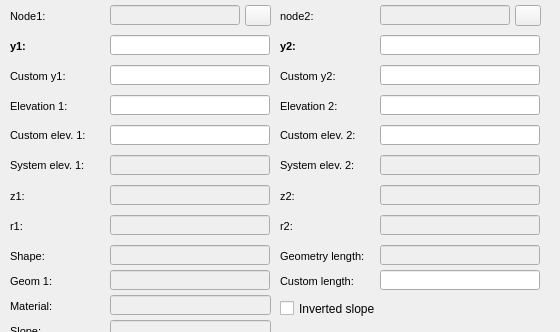
      <widget class="QWidget" name="page_6">
       <property name="geometry">
        <rect>
         <x>0</x>
         <y>0</y>
         <width>560</width>
         <height>332</height>
        </rect>
       </property>
       <attribute name="label">
        <string>Numeric information</string>
       </attribute>
       <widget class="QLabel" name="label_siphon_node_2">
        <property name="geometry">
         <rect>
          <x>280</x>
          <y>5</y>
          <width>41</width>
          <height>22</height>
         </rect>
        </property>
        <property name="font">
         <font>
          <pointsize>8</pointsize>
          <italic>false</italic>
         </font>
        </property>
        <property name="frameShape">
         <enum>QFrame::NoFrame</enum>
        </property>
        <property name="frameShadow">
         <enum>QFrame::Plain</enum>
        </property>
        <property name="text">
         <string>node2:</string>
        </property>
        <property name="textFormat">
         <enum>Qt::AutoText</enum>
        </property>
        <property name="scaledContents">
         <bool>false</bool>
        </property>
        <property name="margin">
         <number>3</number>
        </property>
       </widget>
       <widget class="QLabel" name="label_siphon_node_1">
        <property name="geometry">
         <rect>
          <x>10</x>
          <y>5</y>
          <width>41</width>
          <height>22</height>
         </rect>
        </property>
        <property name="font">
         <font>
          <pointsize>8</pointsize>
          <italic>false</italic>
         </font>
        </property>
        <property name="frameShape">
         <enum>QFrame::NoFrame</enum>
        </property>
        <property name="frameShadow">
         <enum>QFrame::Plain</enum>
        </property>
        <property name="text">
         <string>Node1:</string>
        </property>
        <property name="textFormat">
         <enum>Qt::AutoText</enum>
        </property>
        <property name="scaledContents">
         <bool>false</bool>
        </property>
        <property name="alignment">
         <set>Qt::AlignLeading|Qt::AlignLeft|Qt::AlignVCenter</set>
        </property>
        <property name="margin">
         <number>3</number>
        </property>
       </widget>
       <widget class="QLineEdit" name="siphon_node_2">
        <property name="enabled">
         <bool>false</bool>
        </property>
        <property name="geometry">
         <rect>
          <x>380</x>
          <y>5</y>
          <width>130</width>
          <height>20</height>
         </rect>
        </property>
        <property name="text">
         <string/>
        </property>
       </widget>
       <widget class="QLineEdit" name="siphon_z1">
        <property name="enabled">
         <bool>false</bool>
        </property>
        <property name="geometry">
         <rect>
          <x>110</x>
          <y>185</y>
          <width>160</width>
          <height>20</height>
         </rect>
        </property>
        <property name="font">
         <font>
          <italic>false</italic>
         </font>
        </property>
        <property name="styleSheet">
         <string notr="true"/>
        </property>
       </widget>
       <widget class="QLabel" name="label_siphon_y2">
        <property name="geometry">
         <rect>
          <x>280</x>
          <y>35</y>
          <width>21</width>
          <height>22</height>
         </rect>
        </property>
        <property name="font">
         <font>
          <pointsize>8</pointsize>
          <weight>75</weight>
          <italic>false</italic>
          <bold>true</bold>
         </font>
        </property>
        <property name="frameShape">
         <enum>QFrame::NoFrame</enum>
        </property>
        <property name="frameShadow">
         <enum>QFrame::Plain</enum>
        </property>
        <property name="text">
         <string>y2:</string>
        </property>
        <property name="textFormat">
         <enum>Qt::AutoText</enum>
        </property>
        <property name="scaledContents">
         <bool>false</bool>
        </property>
        <property name="margin">
         <number>3</number>
        </property>
       </widget>
       <widget class="QLabel" name="label_siphon_z1">
        <property name="geometry">
         <rect>
          <x>10</x>
          <y>185</y>
          <width>21</width>
          <height>22</height>
         </rect>
        </property>
        <property name="font">
         <font>
          <pointsize>8</pointsize>
          <italic>false</italic>
         </font>
        </property>
        <property name="frameShape">
         <enum>QFrame::NoFrame</enum>
        </property>
        <property name="frameShadow">
         <enum>QFrame::Plain</enum>
        </property>
        <property name="text">
         <string>z1:</string>
        </property>
        <property name="textFormat">
         <enum>Qt::AutoText</enum>
        </property>
        <property name="scaledContents">
         <bool>false</bool>
        </property>
        <property name="alignment">
         <set>Qt::AlignLeading|Qt::AlignLeft|Qt::AlignVCenter</set>
        </property>
        <property name="margin">
         <number>3</number>
        </property>
       </widget>
       <widget class="QLabel" name="label_siphon_r2">
        <property name="geometry">
         <rect>
          <x>280</x>
          <y>215</y>
          <width>21</width>
          <height>22</height>
         </rect>
        </property>
        <property name="font">
         <font>
          <pointsize>8</pointsize>
          <italic>false</italic>
         </font>
        </property>
        <property name="frameShape">
         <enum>QFrame::NoFrame</enum>
        </property>
        <property name="frameShadow">
         <enum>QFrame::Plain</enum>
        </property>
        <property name="text">
         <string>r2:</string>
        </property>
        <property name="textFormat">
         <enum>Qt::AutoText</enum>
        </property>
        <property name="scaledContents">
         <bool>false</bool>
        </property>
        <property name="margin">
         <number>3</number>
        </property>
       </widget>
       <widget class="QLabel" name="label_siphon_y1">
        <property name="geometry">
         <rect>
          <x>10</x>
          <y>35</y>
          <width>21</width>
          <height>22</height>
         </rect>
        </property>
        <property name="font">
         <font>
          <pointsize>8</pointsize>
          <weight>75</weight>
          <italic>false</italic>
          <bold>true</bold>
         </font>
        </property>
        <property name="frameShape">
         <enum>QFrame::NoFrame</enum>
        </property>
        <property name="frameShadow">
         <enum>QFrame::Plain</enum>
        </property>
        <property name="text">
         <string>y1:</string>
        </property>
        <property name="textFormat">
         <enum>Qt::AutoText</enum>
        </property>
        <property name="scaledContents">
         <bool>false</bool>
        </property>
        <property name="alignment">
         <set>Qt::AlignLeading|Qt::AlignLeft|Qt::AlignVCenter</set>
        </property>
        <property name="margin">
         <number>3</number>
        </property>
       </widget>
       <widget class="QLabel" name="label_siphon_z2">
        <property name="geometry">
         <rect>
          <x>280</x>
          <y>185</y>
          <width>21</width>
          <height>22</height>
         </rect>
        </property>
        <property name="font">
         <font>
          <pointsize>8</pointsize>
          <italic>false</italic>
         </font>
        </property>
        <property name="frameShape">
         <enum>QFrame::NoFrame</enum>
        </property>
        <property name="frameShadow">
         <enum>QFrame::Plain</enum>
        </property>
        <property name="text">
         <string>z2:</string>
        </property>
        <property name="textFormat">
         <enum>Qt::AutoText</enum>
        </property>
        <property name="scaledContents">
         <bool>false</bool>
        </property>
        <property name="margin">
         <number>3</number>
        </property>
       </widget>
       <widget class="QLineEdit" name="siphon_elev2">
        <property name="geometry">
         <rect>
          <x>380</x>
          <y>95</y>
          <width>160</width>
          <height>20</height>
         </rect>
        </property>
       </widget>
       <widget class="QLineEdit" name="siphon_r2">
        <property name="enabled">
         <bool>false</bool>
        </property>
        <property name="geometry">
         <rect>
          <x>380</x>
          <y>215</y>
          <width>160</width>
          <height>20</height>
         </rect>
        </property>
        <property name="font">
         <font>
          <italic>false</italic>
         </font>
        </property>
        <property name="styleSheet">
         <string notr="true"/>
        </property>
       </widget>
       <widget class="QLineEdit" name="siphon_r1">
        <property name="enabled">
         <bool>false</bool>
        </property>
        <property name="geometry">
         <rect>
          <x>110</x>
          <y>215</y>
          <width>160</width>
          <height>20</height>
         </rect>
        </property>
        <property name="font">
         <font>
          <italic>false</italic>
         </font>
        </property>
        <property name="styleSheet">
         <string notr="true"/>
        </property>
       </widget>
       <widget class="QLabel" name="label_siphon_r1">
        <property name="geometry">
         <rect>
          <x>10</x>
          <y>215</y>
          <width>21</width>
          <height>22</height>
         </rect>
        </property>
        <property name="font">
         <font>
          <pointsize>8</pointsize>
          <italic>false</italic>
         </font>
        </property>
        <property name="frameShape">
         <enum>QFrame::NoFrame</enum>
        </property>
        <property name="frameShadow">
         <enum>QFrame::Plain</enum>
        </property>
        <property name="text">
         <string>r1:</string>
        </property>
        <property name="textFormat">
         <enum>Qt::AutoText</enum>
        </property>
        <property name="scaledContents">
         <bool>false</bool>
        </property>
        <property name="alignment">
         <set>Qt::AlignLeading|Qt::AlignLeft|Qt::AlignVCenter</set>
        </property>
        <property name="margin">
         <number>3</number>
        </property>
       </widget>
       <widget class="QLineEdit" name="siphon_z2">
        <property name="enabled">
         <bool>false</bool>
        </property>
        <property name="geometry">
         <rect>
          <x>380</x>
          <y>185</y>
          <width>160</width>
          <height>20</height>
         </rect>
        </property>
        <property name="font">
         <font>
          <italic>false</italic>
         </font>
        </property>
        <property name="styleSheet">
         <string notr="true"/>
        </property>
       </widget>
       <widget class="QLineEdit" name="siphon_y2">
        <property name="geometry">
         <rect>
          <x>380</x>
          <y>35</y>
          <width>160</width>
          <height>20</height>
         </rect>
        </property>
       </widget>
       <widget class="QLabel" name="label_siphon_elev2">
        <property name="geometry">
         <rect>
          <x>280</x>
          <y>95</y>
          <width>71</width>
          <height>22</height>
         </rect>
        </property>
        <property name="font">
         <font>
          <pointsize>8</pointsize>
          <italic>false</italic>
         </font>
        </property>
        <property name="frameShape">
         <enum>QFrame::NoFrame</enum>
        </property>
        <property name="frameShadow">
         <enum>QFrame::Plain</enum>
        </property>
        <property name="text">
         <string>Elevation 2:</string>
        </property>
        <property name="textFormat">
         <enum>Qt::AutoText</enum>
        </property>
        <property name="scaledContents">
         <bool>false</bool>
        </property>
        <property name="margin">
         <number>3</number>
        </property>
       </widget>
       <widget class="QLabel" name="label_siphon_elev1">
        <property name="geometry">
         <rect>
          <x>10</x>
          <y>95</y>
          <width>71</width>
          <height>22</height>
         </rect>
        </property>
        <property name="font">
         <font>
          <pointsize>8</pointsize>
          <italic>false</italic>
         </font>
        </property>
        <property name="frameShape">
         <enum>QFrame::NoFrame</enum>
        </property>
        <property name="frameShadow">
         <enum>QFrame::Plain</enum>
        </property>
        <property name="text">
         <string>Elevation 1:</string>
        </property>
        <property name="textFormat">
         <enum>Qt::AutoText</enum>
        </property>
        <property name="scaledContents">
         <bool>false</bool>
        </property>
        <property name="alignment">
         <set>Qt::AlignLeading|Qt::AlignLeft|Qt::AlignVCenter</set>
        </property>
        <property name="margin">
         <number>3</number>
        </property>
       </widget>
       <widget class="QLineEdit" name="siphon_elev1">
        <property name="geometry">
         <rect>
          <x>110</x>
          <y>95</y>
          <width>160</width>
          <height>20</height>
         </rect>
        </property>
       </widget>
       <widget class="QLineEdit" name="siphon_node_1">
        <property name="enabled">
         <bool>false</bool>
        </property>
        <property name="geometry">
         <rect>
          <x>110</x>
          <y>5</y>
          <width>130</width>
          <height>20</height>
         </rect>
        </property>
        <property name="font">
         <font>
          <italic>true</italic>
         </font>
        </property>
       </widget>
       <widget class="QLineEdit" name="siphon_y1">
        <property name="geometry">
         <rect>
          <x>110</x>
          <y>35</y>
          <width>160</width>
          <height>20</height>
         </rect>
        </property>
       </widget>
       <widget class="QCheckBox" name="siphon_inverted_slope">
        <property name="geometry">
         <rect>
          <x>280</x>
          <y>300</y>
          <width>161</width>
          <height>17</height>
         </rect>
        </property>
        <property name="text">
         <string>Inverted slope</string>
        </property>
       </widget>
       <widget class="QLabel" name="label_siphon_custom_length">
        <property name="geometry">
         <rect>
          <x>280</x>
          <y>270</y>
          <width>91</width>
          <height>22</height>
         </rect>
        </property>
        <property name="font">
         <font>
          <pointsize>8</pointsize>
         </font>
        </property>
        <property name="frameShape">
         <enum>QFrame::NoFrame</enum>
        </property>
        <property name="frameShadow">
         <enum>QFrame::Plain</enum>
        </property>
        <property name="text">
         <string>Custom length:</string>
        </property>
        <property name="textFormat">
         <enum>Qt::AutoText</enum>
        </property>
        <property name="scaledContents">
         <bool>false</bool>
        </property>
        <property name="alignment">
         <set>Qt::AlignLeading|Qt::AlignLeft|Qt::AlignVCenter</set>
        </property>
        <property name="margin">
         <number>3</number>
        </property>
       </widget>
       <widget class="QLineEdit" name="siphon_custom_length">
        <property name="geometry">
         <rect>
          <x>380</x>
          <y>270</y>
          <width>160</width>
          <height>20</height>
         </rect>
        </property>
        <property name="font">
         <font>
          <italic>true</italic>
         </font>
        </property>
        <property name="text">
         <string/>
        </property>
       </widget>
       <widget class="QLineEdit" name="siphon_gis_length">
        <property name="enabled">
         <bool>false</bool>
        </property>
        <property name="geometry">
         <rect>
          <x>380</x>
          <y>245</y>
          <width>160</width>
          <height>20</height>
         </rect>
        </property>
        <property name="font">
         <font>
          <italic>false</italic>
         </font>
        </property>
        <property name="styleSheet">
         <string notr="true"/>
        </property>
        <property name="text">
         <string/>
        </property>
       </widget>
       <widget class="QLabel" name="label_siphon_geometry_length">
        <property name="geometry">
         <rect>
          <x>280</x>
          <y>245</y>
          <width>90</width>
          <height>22</height>
         </rect>
        </property>
        <property name="font">
         <font>
          <pointsize>8</pointsize>
         </font>
        </property>
        <property name="frameShape">
         <enum>QFrame::NoFrame</enum>
        </property>
        <property name="frameShadow">
         <enum>QFrame::Plain</enum>
        </property>
        <property name="text">
         <string>Geometry length:</string>
        </property>
        <property name="textFormat">
         <enum>Qt::AutoText</enum>
        </property>
        <property name="scaledContents">
         <bool>false</bool>
        </property>
        <property name="alignment">
         <set>Qt::AlignLeading|Qt::AlignLeft|Qt::AlignVCenter</set>
        </property>
        <property name="margin">
         <number>3</number>
        </property>
       </widget>
       <widget class="QLabel" name="label_siphon_shape">
        <property name="geometry">
         <rect>
          <x>10</x>
          <y>245</y>
          <width>90</width>
          <height>22</height>
         </rect>
        </property>
        <property name="font">
         <font>
          <pointsize>8</pointsize>
         </font>
        </property>
        <property name="frameShape">
         <enum>QFrame::NoFrame</enum>
        </property>
        <property name="frameShadow">
         <enum>QFrame::Plain</enum>
        </property>
        <property name="text">
         <string>Shape:</string>
        </property>
        <property name="textFormat">
         <enum>Qt::AutoText</enum>
        </property>
        <property name="scaledContents">
         <bool>false</bool>
        </property>
        <property name="alignment">
         <set>Qt::AlignLeading|Qt::AlignLeft|Qt::AlignVCenter</set>
        </property>
        <property name="margin">
         <number>3</number>
        </property>
       </widget>
       <widget class="QLineEdit" name="siphon_cat_shape">
        <property name="enabled">
         <bool>false</bool>
        </property>
        <property name="geometry">
         <rect>
          <x>110</x>
          <y>245</y>
          <width>160</width>
          <height>20</height>
         </rect>
        </property>
        <property name="font">
         <font>
          <italic>false</italic>
         </font>
        </property>
        <property name="styleSheet">
         <string notr="true"/>
        </property>
        <property name="text">
         <string/>
        </property>
       </widget>
       <widget class="QLineEdit" name="siphon_slope">
        <property name="enabled">
         <bool>false</bool>
        </property>
        <property name="geometry">
         <rect>
          <x>110</x>
          <y>320</y>
          <width>161</width>
          <height>20</height>
         </rect>
        </property>
        <property name="font">
         <font>
          <italic>false</italic>
         </font>
        </property>
        <property name="styleSheet">
         <string notr="true"/>
        </property>
        <property name="text">
         <string/>
        </property>
       </widget>
       <widget class="QLabel" name="label_siphon_slope">
        <property name="geometry">
         <rect>
          <x>10</x>
          <y>320</y>
          <width>90</width>
          <height>22</height>
         </rect>
        </property>
        <property name="font">
         <font>
          <pointsize>8</pointsize>
         </font>
        </property>
        <property name="frameShape">
         <enum>QFrame::NoFrame</enum>
        </property>
        <property name="frameShadow">
         <enum>QFrame::Plain</enum>
        </property>
        <property name="text">
         <string>Slope:</string>
        </property>
        <property name="textFormat">
         <enum>Qt::AutoText</enum>
        </property>
        <property name="scaledContents">
         <bool>false</bool>
        </property>
        <property name="alignment">
         <set>Qt::AlignLeading|Qt::AlignLeft|Qt::AlignVCenter</set>
        </property>
        <property name="margin">
         <number>3</number>
        </property>
       </widget>
       <widget class="QLabel" name="label_siphon_geom">
        <property name="geometry">
         <rect>
          <x>10</x>
          <y>270</y>
          <width>90</width>
          <height>22</height>
         </rect>
        </property>
        <property name="font">
         <font>
          <pointsize>8</pointsize>
         </font>
        </property>
        <property name="frameShape">
         <enum>QFrame::NoFrame</enum>
        </property>
        <property name="frameShadow">
         <enum>QFrame::Plain</enum>
        </property>
        <property name="text">
         <string>Geom 1:</string>
        </property>
        <property name="textFormat">
         <enum>Qt::AutoText</enum>
        </property>
        <property name="scaledContents">
         <bool>false</bool>
        </property>
        <property name="alignment">
         <set>Qt::AlignLeading|Qt::AlignLeft|Qt::AlignVCenter</set>
        </property>
        <property name="margin">
         <number>3</number>
        </property>
       </widget>
       <widget class="QLineEdit" name="siphon_cat_geom1">
        <property name="enabled">
         <bool>false</bool>
        </property>
        <property name="geometry">
         <rect>
          <x>110</x>
          <y>270</y>
          <width>160</width>
          <height>20</height>
         </rect>
        </property>
        <property name="font">
         <font>
          <italic>false</italic>
         </font>
        </property>
        <property name="styleSheet">
         <string notr="true"/>
        </property>
        <property name="text">
         <string/>
        </property>
       </widget>
       <widget class="QLineEdit" name="siphon_est_y1">
        <property name="geometry">
         <rect>
          <x>110</x>
          <y>65</y>
          <width>160</width>
          <height>20</height>
         </rect>
        </property>
       </widget>
       <widget class="QLineEdit" name="siphon_est_y2">
        <property name="geometry">
         <rect>
          <x>380</x>
          <y>65</y>
          <width>160</width>
          <height>20</height>
         </rect>
        </property>
       </widget>
       <widget class="QLabel" name="label_siphon_est_y2">
        <property name="geometry">
         <rect>
          <x>280</x>
          <y>65</y>
          <width>71</width>
          <height>22</height>
         </rect>
        </property>
        <property name="font">
         <font>
          <pointsize>8</pointsize>
          <italic>false</italic>
         </font>
        </property>
        <property name="frameShape">
         <enum>QFrame::NoFrame</enum>
        </property>
        <property name="frameShadow">
         <enum>QFrame::Plain</enum>
        </property>
        <property name="text">
         <string>Custom y2:</string>
        </property>
        <property name="textFormat">
         <enum>Qt::AutoText</enum>
        </property>
        <property name="scaledContents">
         <bool>false</bool>
        </property>
        <property name="margin">
         <number>3</number>
        </property>
       </widget>
       <widget class="QLabel" name="label_siphon_est_y1">
        <property name="geometry">
         <rect>
          <x>10</x>
          <y>65</y>
          <width>71</width>
          <height>22</height>
         </rect>
        </property>
        <property name="font">
         <font>
          <pointsize>8</pointsize>
          <italic>false</italic>
         </font>
        </property>
        <property name="frameShape">
         <enum>QFrame::NoFrame</enum>
        </property>
        <property name="frameShadow">
         <enum>QFrame::Plain</enum>
        </property>
        <property name="text">
         <string>Custom y1:</string>
        </property>
        <property name="textFormat">
         <enum>Qt::AutoText</enum>
        </property>
        <property name="scaledContents">
         <bool>false</bool>
        </property>
        <property name="alignment">
         <set>Qt::AlignLeading|Qt::AlignLeft|Qt::AlignVCenter</set>
        </property>
        <property name="margin">
         <number>3</number>
        </property>
       </widget>
       <widget class="QLabel" name="label_siphon_sys_elev2">
        <property name="geometry">
         <rect>
          <x>280</x>
          <y>150</y>
          <width>91</width>
          <height>31</height>
         </rect>
        </property>
        <property name="font">
         <font>
          <pointsize>8</pointsize>
          <italic>false</italic>
         </font>
        </property>
        <property name="frameShape">
         <enum>QFrame::NoFrame</enum>
        </property>
        <property name="frameShadow">
         <enum>QFrame::Plain</enum>
        </property>
        <property name="text">
         <string>System elev. 2:</string>
        </property>
        <property name="textFormat">
         <enum>Qt::AutoText</enum>
        </property>
        <property name="scaledContents">
         <bool>false</bool>
        </property>
        <property name="wordWrap">
         <bool>true</bool>
        </property>
        <property name="margin">
         <number>3</number>
        </property>
       </widget>
       <widget class="QLineEdit" name="siphon_sys_elev1">
        <property name="enabled">
         <bool>false</bool>
        </property>
        <property name="geometry">
         <rect>
          <x>110</x>
          <y>155</y>
          <width>160</width>
          <height>20</height>
         </rect>
        </property>
        <property name="font">
         <font>
          <italic>false</italic>
         </font>
        </property>
        <property name="styleSheet">
         <string notr="true"/>
        </property>
        <property name="text">
         <string/>
        </property>
       </widget>
       <widget class="QLabel" name="label_siphon_sys_elev1">
        <property name="geometry">
         <rect>
          <x>10</x>
          <y>150</y>
          <width>81</width>
          <height>31</height>
         </rect>
        </property>
        <property name="font">
         <font>
          <pointsize>8</pointsize>
          <italic>false</italic>
         </font>
        </property>
        <property name="frameShape">
         <enum>QFrame::NoFrame</enum>
        </property>
        <property name="frameShadow">
         <enum>QFrame::Plain</enum>
        </property>
        <property name="text">
         <string>System elev. 1:</string>
        </property>
        <property name="textFormat">
         <enum>Qt::AutoText</enum>
        </property>
        <property name="scaledContents">
         <bool>false</bool>
        </property>
        <property name="alignment">
         <set>Qt::AlignLeading|Qt::AlignLeft|Qt::AlignVCenter</set>
        </property>
        <property name="wordWrap">
         <bool>true</bool>
        </property>
        <property name="margin">
         <number>3</number>
        </property>
       </widget>
       <widget class="QLineEdit" name="siphon_est_elev1">
        <property name="geometry">
         <rect>
          <x>110</x>
          <y>125</y>
          <width>160</width>
          <height>20</height>
         </rect>
        </property>
        <property name="text">
         <string/>
        </property>
       </widget>
       <widget class="QLabel" name="label_siphon_est_elev2">
        <property name="geometry">
         <rect>
          <x>280</x>
          <y>120</y>
          <width>81</width>
          <height>31</height>
         </rect>
        </property>
        <property name="font">
         <font>
          <pointsize>8</pointsize>
          <italic>false</italic>
         </font>
        </property>
        <property name="frameShape">
         <enum>QFrame::NoFrame</enum>
        </property>
        <property name="frameShadow">
         <enum>QFrame::Plain</enum>
        </property>
        <property name="text">
         <string>Custom elev. 2:</string>
        </property>
        <property name="textFormat">
         <enum>Qt::AutoText</enum>
        </property>
        <property name="scaledContents">
         <bool>false</bool>
        </property>
        <property name="wordWrap">
         <bool>true</bool>
        </property>
        <property name="margin">
         <number>3</number>
        </property>
       </widget>
       <widget class="QLabel" name="label_siphon_est_elev1">
        <property name="geometry">
         <rect>
          <x>10</x>
          <y>120</y>
          <width>86</width>
          <height>31</height>
         </rect>
        </property>
        <property name="font">
         <font>
          <pointsize>8</pointsize>
          <italic>false</italic>
         </font>
        </property>
        <property name="frameShape">
         <enum>QFrame::NoFrame</enum>
        </property>
        <property name="frameShadow">
         <enum>QFrame::Plain</enum>
        </property>
        <property name="text">
         <string>Custom elev. 1:</string>
        </property>
        <property name="textFormat">
         <enum>Qt::AutoText</enum>
        </property>
        <property name="scaledContents">
         <bool>false</bool>
        </property>
        <property name="alignment">
         <set>Qt::AlignLeading|Qt::AlignLeft|Qt::AlignVCenter</set>
        </property>
        <property name="wordWrap">
         <bool>true</bool>
        </property>
        <property name="margin">
         <number>3</number>
        </property>
       </widget>
       <widget class="QLineEdit" name="siphon_est_elev2">
        <property name="geometry">
         <rect>
          <x>380</x>
          <y>125</y>
          <width>160</width>
          <height>20</height>
         </rect>
        </property>
        <property name="text">
         <string/>
        </property>
       </widget>
       <widget class="QLineEdit" name="siphon_sys_elev2">
        <property name="enabled">
         <bool>false</bool>
        </property>
        <property name="geometry">
         <rect>
          <x>380</x>
          <y>155</y>
          <width>160</width>
          <height>20</height>
         </rect>
        </property>
        <property name="font">
         <font>
          <italic>false</italic>
         </font>
        </property>
        <property name="styleSheet">
         <string notr="true"/>
        </property>
        <property name="text">
         <string/>
        </property>
       </widget>
       <widget class="QPushButton" name="btn_siphon_node_1">
        <property name="geometry">
         <rect>
          <x>245</x>
          <y>5</y>
          <width>26</width>
          <height>21</height>
         </rect>
        </property>
        <property name="text">
         <string/>
        </property>
       </widget>
       <widget class="QPushButton" name="btn_siphon_node_2">
        <property name="geometry">
         <rect>
          <x>515</x>
          <y>5</y>
          <width>26</width>
          <height>21</height>
         </rect>
        </property>
        <property name="text">
         <string/>
        </property>
       </widget>
       <widget class="QLabel" name="label_siphon_matcat_id">
        <property name="geometry">
         <rect>
          <x>10</x>
          <y>295</y>
          <width>90</width>
          <height>22</height>
         </rect>
        </property>
        <property name="font">
         <font>
          <pointsize>8</pointsize>
         </font>
        </property>
        <property name="frameShape">
         <enum>QFrame::NoFrame</enum>
        </property>
        <property name="frameShadow">
         <enum>QFrame::Plain</enum>
        </property>
        <property name="text">
         <string>Material:</string>
        </property>
        <property name="textFormat">
         <enum>Qt::AutoText</enum>
        </property>
        <property name="scaledContents">
         <bool>false</bool>
        </property>
        <property name="alignment">
         <set>Qt::AlignLeading|Qt::AlignLeft|Qt::AlignVCenter</set>
        </property>
        <property name="margin">
         <number>3</number>
        </property>
       </widget>
       <widget class="QLineEdit" name="siphon_matcat_id">
        <property name="enabled">
         <bool>false</bool>
        </property>
        <property name="geometry">
         <rect>
          <x>110</x>
          <y>295</y>
          <width>161</width>
          <height>20</height>
         </rect>
        </property>
        <property name="font">
         <font>
          <italic>false</italic>
         </font>
        </property>
        <property name="text">
         <string/>
        </property>
       </widget>
      </widget>
